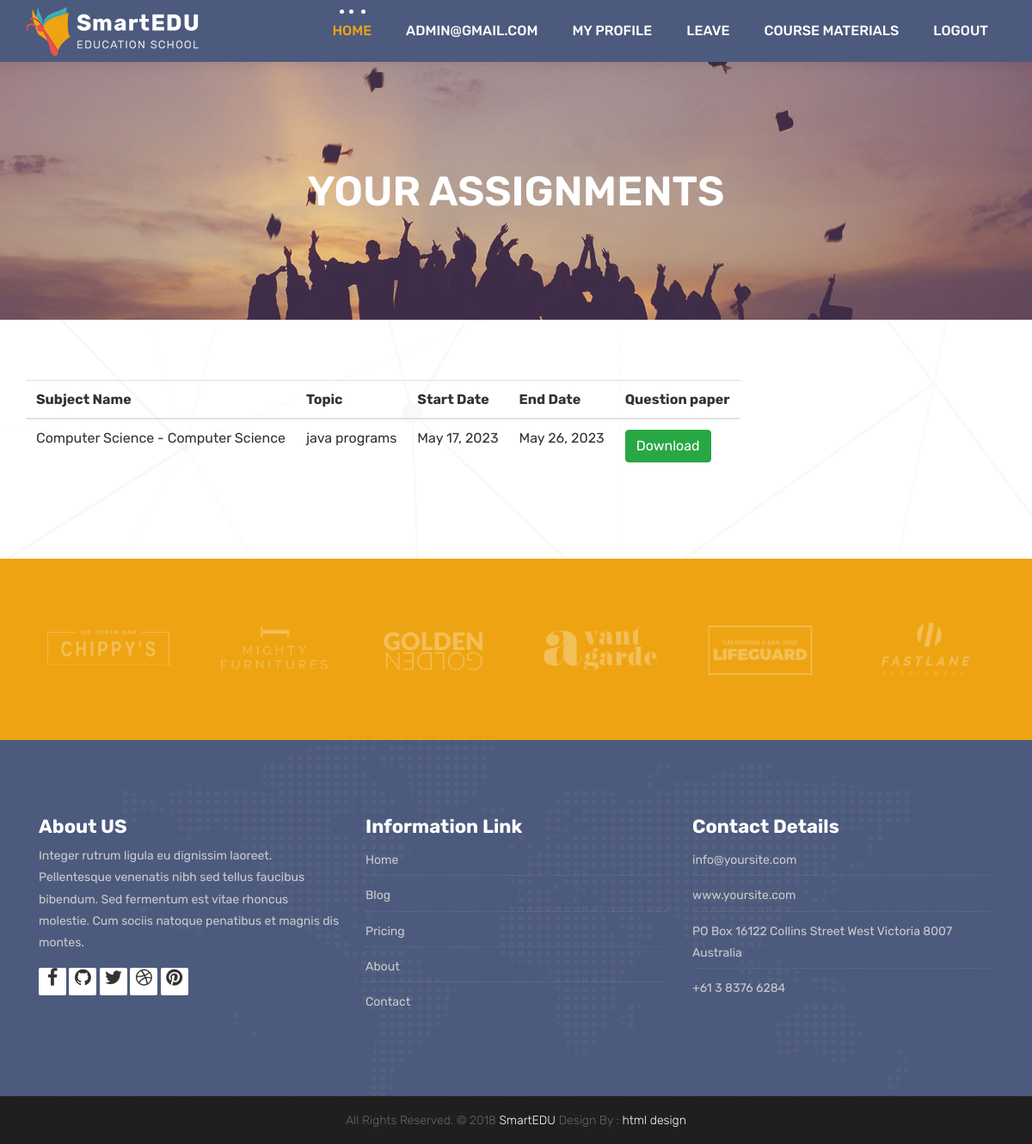
Page /Assgnmnt_View/ (signed in) on the committed database.
### Teacher/models.py (models this page shows)
class tbl_Assignment(models.Model):
    assignment_id = models.AutoField(primary_key=True)
    Course_name = models.ForeignKey(Course,on_delete=models.CASCADE)
    subject_name = models.ForeignKey(Subject,on_delete=models.CASCADE)
    topic = models.CharField(max_length=100, blank=True, null=True)
    start_date =  models.DateField(auto_now_add=False)
    submission_date =  models.DateField(auto_now_add=False)
    qpaper = models.FileField(upload_to='Assignment/subject', null=True)

### Schoolapp/models.py (models this page shows)
class Subject(models.Model):
    subject_id = models.AutoField(primary_key=True)
    subject_name = models.CharField(max_length=100, blank=True, null=True)
    Course_name = models.ForeignKey(Course, on_delete=models.CASCADE)
    def __str__(self):
        return f"{self.subject_name} - {self.Course_name}"

class Course(models.Model):
        course_id = models.AutoField(primary_key=True,null=False)
        Course_name = models.CharField(max_length=100,blank=True, null=True)
        Course_img = models.ImageField(upload_to='course/subject', null=True)
        Description = models.CharField(max_length=100, blank=True, null=True)
        def __str__(self):
            return self.Course_name

### Schoolapp/views.py (the view)
# urls.py: path('Assgnmnt_View/', views.Assgnmnt_View, name='Assgnmnt_View'),
def Assgnmnt_View(request):
    if 'email' in request.session:
        email=request.session['email']
        data=tbl_Assignment.objects.all()
        context = {
            'data': data,
            'email':email
        }
        return render(request, 'Student/view_assignment.html', context)
    else:
        return redirect(Home)

### templates/Student/view_assignment.html (shortened to what this page needs)
{% extends 'index/base_student.html' %}
{% load static %}
{% block content %}
	<div class="all-title-box">
		<div class="container text-center">
			<h1>YOUR ASSIGNMENTS</h1>
		</div>
	</div>
    <div id="contact" class="section wb">
        <div class="container">
            <div class="row">
                <div class="col-xl-12  col-md-12 col-sm-12">
                  <div class="justify-content-centre align-items-centre d-flex">
                      <div class="contact_form1">
                        <form id="leaveApply" class="" action="{% url 'leaveApply' %}"  method="post" name="leaveApply">
                            <div class="row row-fluid">
                              {% if data %}
                                        <table class="table table-hover">
                                            <thead>
                                                <tr>
                                                    <th scope="col">Subject Name </th>
                                                    <th scope="col">Topic</th>
                                                    <th scope="col">Start Date</th>
                                                    <th scope="col">End Date</th>
                                                    <th scope="col">Question paper</th>
                                                </tr>
                                            </thead>
                                            <tbody>
                                                {% for d in data %}
                                                <tr>
                                                    <td>{{d.subject_name}}</td>
                                                    <td>{{d.topic}}</td>
                                                    <td>{{d.start_date}}</td>
                                                    <td>{{d.submission_date}}</td>
                                                     <td ><a class="btn btn-success"  href="{% url 'download_pdf' d.assignment_id %}">Download</a></td>
                                                </tr>
                                                {% endfor %}
                                            </tbody>
                                        </table>
                                        {% else %}
                                        <h4>Currently You have no Assignments Scheduled</h4>
                                        {% endif %}
                            </div>
                        </form>
                    </div>
                  </div>
                </div>
            </div>
        </div>
    </div>
	<div class="parallax section dbcolor">
        <div class="container">
            <div class="row logos">
                <div class="col-md-2 col-sm-2 col-xs-6 wow fadeInUp">
                    <a href="#"><img src="{% static 'images/logo_01.png' %}" alt="" class="img-repsonsive"></a>
                </div>
                <div class="col-md-2 col-sm-2 col-xs-6 wow fadeInUp">
                    <a href="#"><img src="{% static 'images/logo_02.png' %}" alt="" class="img-repsonsive"></a>
                </div>
                <div class="col-md-2 col-sm-2 col-xs-6 wow fadeInUp">
                    <a href="#"><img src="{% static 'images/logo_03.png' %}" alt="" class="img-repsonsive"></a>
                </div>
                <div class="col-md-2 col-sm-2 col-xs-6 wow fadeInUp">
                    <a href="#"><img src="{% static 'images/logo_04.png' %}" alt="" class="img-repsonsive"></a>
                </div>
                <div class="col-md-2 col-sm-2 col-xs-6 wow fadeInUp">
                    <a href="#"><img src="{% static 'images/logo_05.png' %}" alt="" class="img-repsonsive"></a>
                </div>
                <div class="col-md-2 col-sm-2 col-xs-6 wow fadeInUp">
                    <a href="#"><img src="{% static 'images/logo_06.png' %}" alt="" class="img-repsonsive"></a>
                </div>
            </div>
        </div>
    </div>
{% endblock %}

### static/css/style.css (style rules this page uses)
body { color: #333333; font-size: 14px; font-family: 'Rubik', sans-serif; line-height: 1.80857; }
html, body { height: 100%; }
a { color: #1f1f1f; text-decoration: none !important; outline: none !important; -webkit-transition: all .3s ease-in-out; -moz-transition: all .3s ease-in-out; -ms-transition: all .3s ease-in-out; -o-transition: all .3s ease-in-out; transition: all .3s ease-in-out; }
h1, h2, h3, h4, h5, h6 { letter-spacing: 0; font-weight: normal; position: relative; padding: 0 0 10px 0; font-weight: normal; line-height: 120% !important; color: #1f1f1f; margin: 0 }
h1 { font-size: 24px }
a { color: #1f1f1f; text-decoration: none; outline: none; }
a, .btn { text-decoration: none !important; outline: none !important; -webkit-transition: all .3s ease-in-out; -moz-transition: all .3s ease-in-out; -ms-transition: all .3s ease-in-out; -o-transition: all .3s ease-in-out; transition: all .3s ease-in-out; }
.dbcolor { background: #eea412; }
.parallax { background-attachment: fixed; background-size: cover; padding: 120px 0; position: relative; width: 100%; }
.section { display: block; position: relative; overflow: hidden; padding: 70px 0; }
.section.wb { background-color: #ffffff; }
.logos img { margin: auto; display: block; text-align: center; width: 100%; opacity: 0.3; }
#contact { background: url(images/bg.png) no-repeat center center #fff; }
.all-title-box { background: url(../images/banner.jpg)no-repeat; -webkit-background-size: cover; -moz-background-size: cover; -o-background-size: cover; background-size: cover; background-position: center; min-height: 300px; }
.all-title-box h1 { color: #ffffff; font-weight: 600; text-transform: capitalize; padding-top: 11%; font-size: 48px; line-height: 0px; }

### static/css/pr_loading.css (style rules this page uses)
* { -khtml-box-sizing: border-box; -ms-box-sizing: border-box; box-sizing: border-box; }

### rows in the picture
tbl_Assignment: subject_name "Computer Science - Computer Science", topic "java programs", start_date "May 17, 2023", submission_date "May 26, 2023"

### other values in the picture
{{ email }} "ADMIN@GMAIL.COM"
